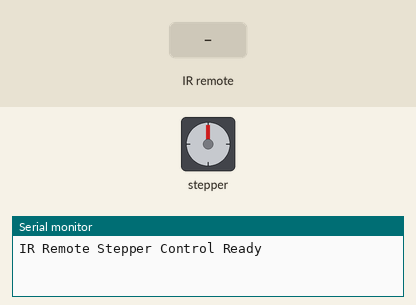
Bench run of a sketch on a simulated Arduino Uno, built with avr-gcc and run on an emulated ATmega328P. Shown: stepper motor, the last lines printed to the serial monitor. The inputs (shaded band) are chosen by the test bench. Stepper angles assume 2048 steps per turn.

Above: at 1.2 s.
1.3 s: infrared code 0xFFA25D received
At 3.1 s:
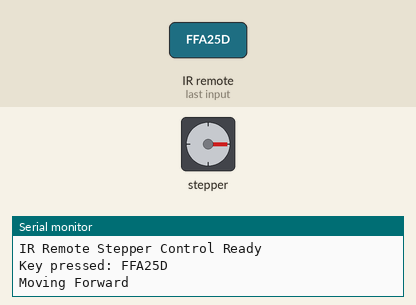
4.3 s: infrared code 0xFF629D received
At 4.75 s:
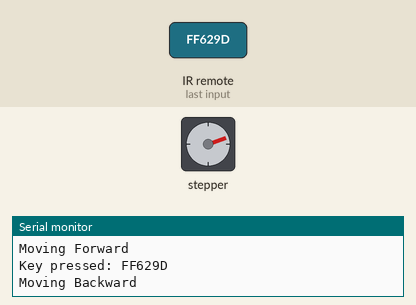
8.8 s: infrared code 0xFF629D received
At 11.2 s:
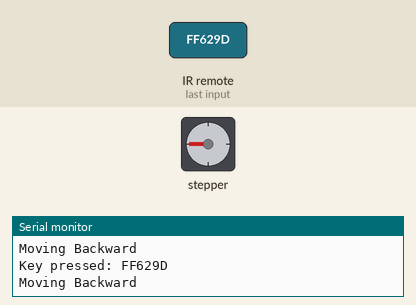
Timing chart, 0 to 12.7 s (numbered marks = the images above; inputs shaded):
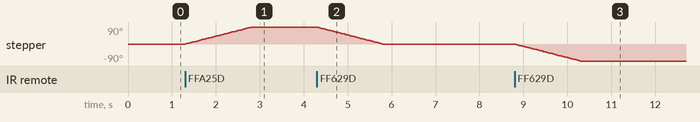

The sketch:

remote_stepper_motor.ino
```cpp
#include <IRremote.h>
#include <Stepper.h>

// Pin definitions
#define IR_RECEIVER_PIN 5   // IR receiver VOUT connected to D5
#define IN1 8               // L298N IN1
#define IN2 9               // L298N IN2
#define IN3 10              // L298N IN3
#define IN4 11              // L298N IN4

// Stepper motor setup
const int stepsPerRevolution = 2048;  // Adjust according to your stepper
Stepper myStepper(stepsPerRevolution, IN1, IN3, IN2, IN4);

// IR setup and results
IRrecv irrecv(IR_RECEIVER_PIN);
decode_results results;

void setup() {
  Serial.begin(9600); //set baud rate
  irrecv.enableIRIn(); // Start IR receiver
  myStepper.setSpeed(10); // RPM speed of the stepper motor
  Serial.println("IR Remote Stepper Control Ready");
}

void loop() {
  if (irrecv.decode(&results)) {
    long key = results.value;  // Store button value
    Serial.print("Key pressed: ");
    Serial.println(key, HEX);

    // Example button actions (replace HEX values with your remote’s codes)
    if (key == 0xFFA25D) {   // Forward button
      Serial.println("Moving Forward");
      myStepper.step(stepsPerRevolution / 4); // Move 1/4 revolution forward
    }
    else if (key == 0xFF629D) { // Backward button
      Serial.println("Moving Backward");
      myStepper.step(-stepsPerRevolution / 4); // Move 1/4 revolution backward
    }
    else if (key == 0xFFE21D) { // Stop button
      Serial.println("Stop");

    }

    irrecv.resume(); // Receive next value
  }
}
```

Measured:
- after the input at 1.3 s, stepper: turns 90° clockwise in 1.5 s, starting at once
- after the input at 4.3 s, stepper: turns 90° counter-clockwise in 1.5 s, starting at once
- after the input at 8.8 s, stepper: turns 90° counter-clockwise in 1.5 s, starting at once
